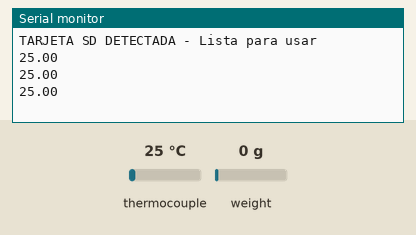
Simulated run of this sketch. Board: Arduino Uno, built with avr-gcc and run on an emulated ATmega328P. On the bench: the last lines printed to the serial monitor. The test bench sets the inputs (shaded band); at power-on: thermocouple 25 °C, weight on the scale 0 g. Storage starts empty.

Above: at 2.2 s.
2.3 s: thermocouple set to 6 °C
At 2.9 s:
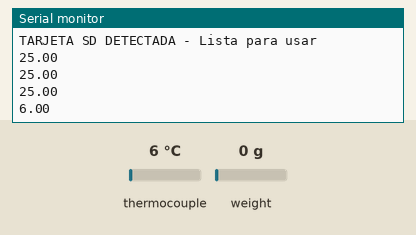
3.8 s: thermocouple set to 75 °C
At 4.4 s:
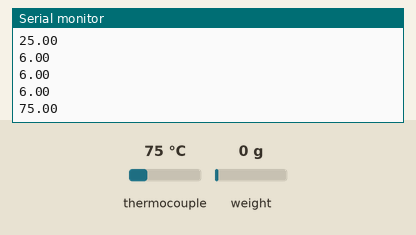
Timing chart, 0 to 6.8 s (numbered marks = the images above; inputs shaded):
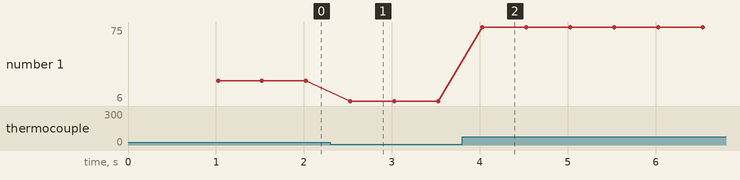

Measured:
- after the input at 2.3 s, the serial monitor: prints a new line after 0.22 s (image 1)
- after the input at 3.8 s, the serial monitor: prints a new line after 0.23 s (image 2)
- plotted number 1: 25 → 6 after the input at 2.3 s, 6 → 75 after the input at 3.8 s

The sketch:

banco_de_pruebas.ino
```cpp
#include "HX711.h"
#include <Wire.h>
#include <Thermocouple.h>
#include <MAX6675_Thermocouple.h>
#include "SD.h"


//#include <LiquidCrystal_I2C.h> //Download here: https://electronoobs.com/eng_arduino_liq_crystal.php
//LiquidCrystal_I2C lcd(0x27,16,2); //sometimes the LCD adress is not 0x3f. Change to 0x27 if it dosn't work.

#define cssd 3    // Definiendo pines para SD
File myFile;                                      // SD file name

#define DOUT  5
#define CLK  8

#define SO_PIN 4
#define SCK_PIN 6

#define CS_PIN_1 9
#define CS_PIN_2 7

Thermocouple* Load_Thermo;
Thermocouple* Air_Thermo;


HX711 scale;
//270.5; //=75g
float calibration_factor = 6140; //=75g
float output;
float Thrust;
int readIndex;
float total=0;
float average=0;
float average_last=0;
const int cycles=20;
float readings[cycles];

void setup() {
  Serial.begin(115200);
  scale.begin(DOUT, CLK);
  scale.set_scale();
  scale.tare();  //Reset the scale to 0


  Load_Thermo = new MAX6675_Thermocouple(SCK_PIN, CS_PIN_1, SO_PIN);
  Air_Thermo = new MAX6675_Thermocouple(SCK_PIN, CS_PIN_2, SO_PIN);
  //lcd.init();                         //Init the LCD
  //lcd.backlight();                    //Activate backlight
pinMode(cssd, OUTPUT);

//--------------------------------------------------------------------------------------------------------------
  if (SD.begin(cssd))  // Validación status SD
  {
    Serial.println("TARJETA SD DETECTADA - Lista para usar");}
    else{
    Serial.println("TARJETA SD NO DETECTADA - Inserte tarjeta o revise conexión.");
    return;
  }
}

void loop() {
  //-------------------------------------------------- CELDA
//  scale.set_scale(calibration_factor); //Adjust to this calibration factor
//  output=scale.get_units(), 2;
  //Serial.println(output);

  //--------------------------------------------------- TERMOS
  const double celsius_load = Load_Thermo->readCelsius();
//  const double celsius_air = Air_Thermo->readCelsius();
  Serial.println(celsius_load);
  delay(500);
//  Serial.println(celsius_air);

  //---------------------------------------------------- SD
//                myFile = SD.open("BANCO.txt", FILE_WRITE);
//        if (myFile) {
//        myFile.println(output);
//        myFile.close(); // close the file
//        }
//
  //lcd.clear();
  //lcd.setCursor(0,0);
  //lcd.print(" Thrust: ");
  //lcd.setCursor(0,1);
  //lcd.print(output);

}
```
